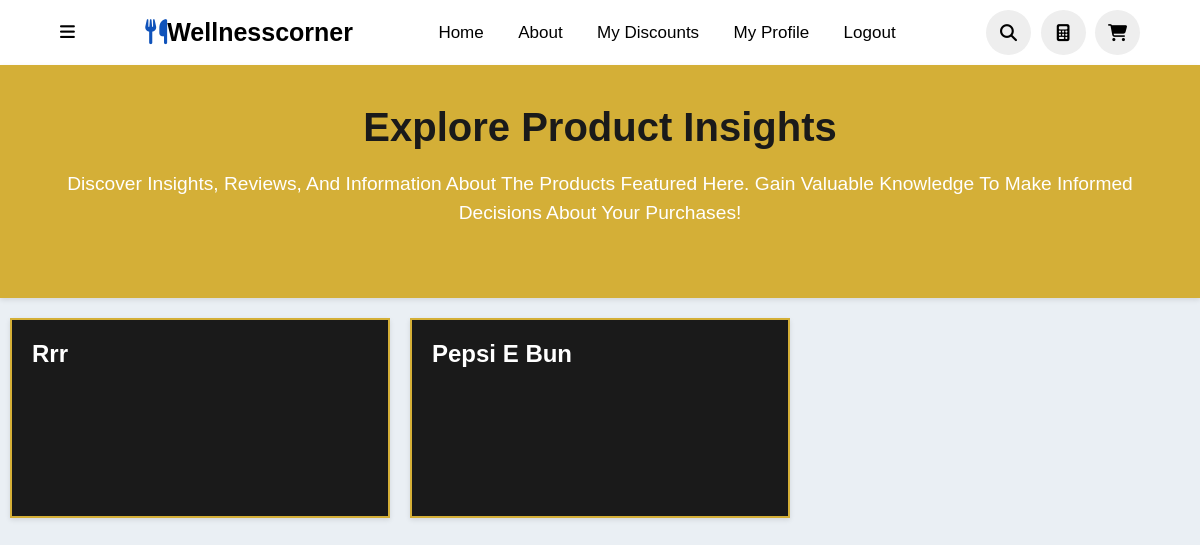
/posts/ (signed in), run on an earlier commit of the app's database.
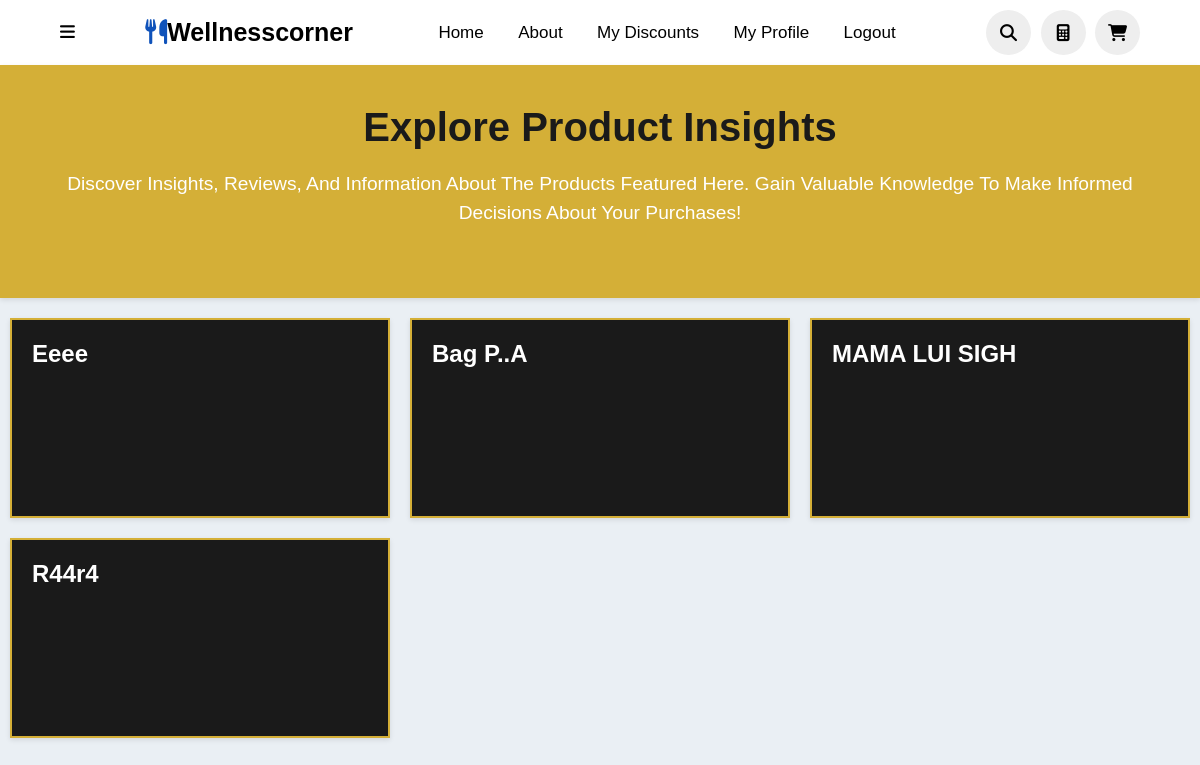
And on a later commit of the database.
### WellnessCorner/models.py (models this page shows, shortened)
class Post(models.Model):
    user = models.ForeignKey(settings.AUTH_USER_MODEL, on_delete=models.CASCADE, null=True, blank=True)
    PRODUCT_CHOICES = (
        ('Product', 'Product'),
        ('ApiProduct', 'API Product'),
    )
    product_type = models.CharField(max_length=20, choices=PRODUCT_CHOICES, null=True, blank=True)
    object_id = models.PositiveIntegerField(default=0)  # Default value for the ID
    product = GenericForeignKey('content_type', 'object_id')
    content_type = models.ForeignKey(ContentType, on_delete=models.CASCADE, null=True, blank=True)
    title = models.CharField(max_length=150, null=True, blank=True)
    content = models.TextField()
    product_name = models.CharField(max_length=255, null=True, blank=True)  # Field to store the name of the product or API product

### WellnessCorner/views.py (the view)
# urls.py: path('posts/', views.post_list, name='post_list'),
@login_required
def post_list(request):
    posts = Post.objects.all()
    return render(request, 'post_list.html', {'posts': posts})

### templates/post_list.html (shortened to what this page needs)
<!DOCTYPE html>
<html lang="en">
<head>
</head>
<body>
    <header>
        <div class="more">
            <i class="fa-solid fa-bars" onclick="toggleBar()"></i>
        </div>
        <a href="#" class="logo"><i class="fas fa-utensils"></i>Wellnesscorner</a>
        <nav class="navbar">
            <a href="{% url 'index' %}">Home</a>
            <a href="#about">about</a>
            <a href="{% url 'user_discounts' %}">My discounts</a>
            <a href="{% url 'myaccount' %}">My Profile</a>
            <a href="{% url 'logout' %}">Logout</a>
        </nav>
        <div class="icons">
            <i class="fas fa-search" id="search-icon" onclick="toggleSearch()"></i>
            <a href="{% url 'calculator' %}" class="fa-solid fa-calculator"></a>
            <a href="{% url 'basket_page' %}" class="fas fa-shopping-cart"></a>
        </div>
    </header>
    <div class="content-page">
        <div class="upper">
            <h2>Explore Product Insights</h2>
            <p>Discover insights, reviews, and information about the products featured here. Gain valuable knowledge to make informed decisions about your purchases!</p>
        </div>
        <div class="container">
            {% for post in posts %}
            <div class="card">
                <h2><a href="{% url 'post' post.id %}">{{ post.title }}</a></h2>
            </div>
            {% endfor %}
        </div>
    </div>
</body>
</html>

What changed in the data, as far as the page shows it:
removed Post: title "Rrr"
removed Post: title "Pepsi E Bun"
added Post: title "Eeee"
added Post: title "Bag P..a"
added Post: title "MAMA LUI SIGH"
added Post: title "R44r4"
